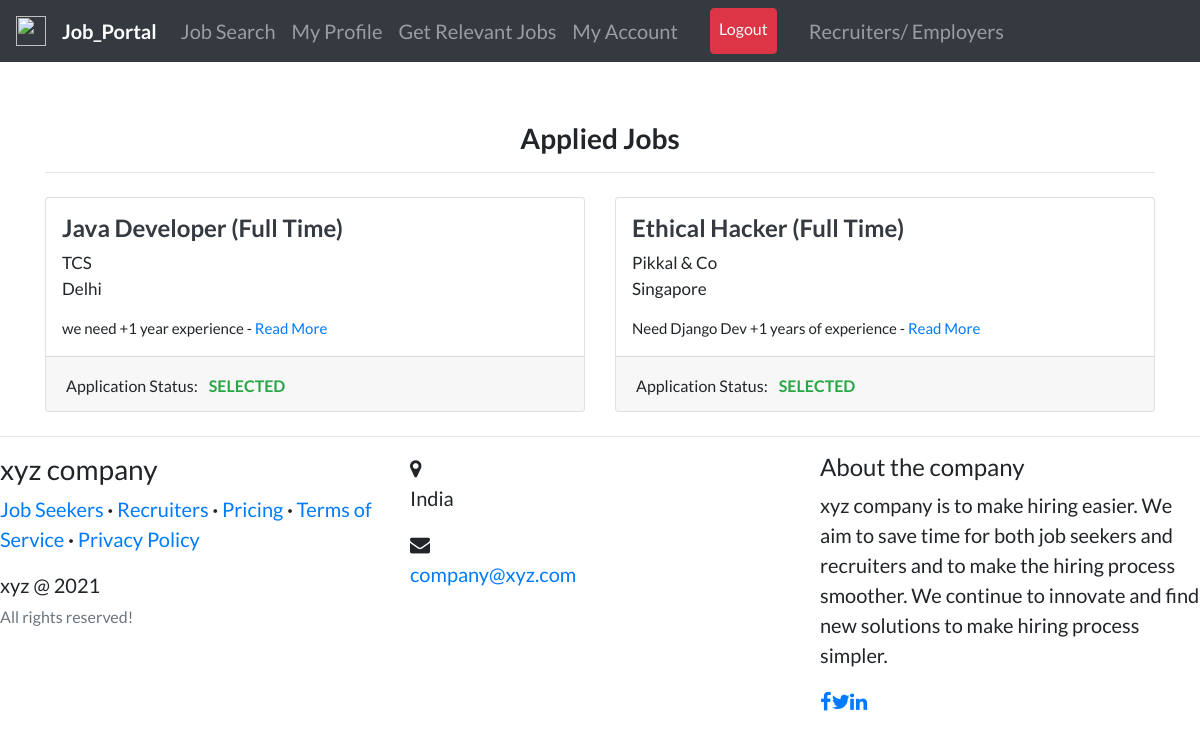
The page /applied_job_list/ (signed in) on the database its author committed.
### candidates/models.py (models this page shows, shortened)
class AppliedJobs(models.Model):
    job = models.ForeignKey(
        Job, related_name='applied_job', on_delete=models.CASCADE)
    user = models.ForeignKey(
        User, related_name='applied_user', on_delete=models.CASCADE)
    date_posted = models.DateTimeField(default=timezone.now)

### recruiters/models.py (models this page shows, shortened)
class Job(models.Model):
    recruiter = models.ForeignKey(
        User, related_name='jobs', on_delete=models.CASCADE)
    title = models.CharField(max_length=255)
    company = models.CharField(max_length=200)
    location = models.CharField(max_length=255)
    description = models.TextField()
    skills_req = models.CharField(max_length=200)
    job_type = models.CharField(
        max_length=30, choices=CHOICES, default='Full Time', null=True)
    link = models.URLField(null=True, blank=True)
    slug = AutoSlugField(populate_from='title', unique=True, null=True)
    date_posted = models.DateTimeField(default=timezone.now)

### candidates/views.py (the view)
# urls.py: path('applied_job_list/', views.applied_jobs, name='applied-jobs'),
@login_required
def applied_jobs(request):
    jobs = AppliedJobs.objects.filter(
        user=request.user).order_by('-date_posted')
    statuses = []
    for job in jobs:
        if Selected.objects.filter(job=job.job).filter(applicant=request.user).exists():
            statuses.append(0)
        elif Applicants.objects.filter(job=job.job).filter(applicant=request.user).exists():
            statuses.append(1)
        else:
            statuses.append(2)
    zipped = zip(jobs, statuses)
    return render(request, 'candidates/applied_jobs.html', {'zipped': zipped, 'candidate_navbar': 1})

### candidates/templates/candidates/applied_jobs.html
{% extends "users/layout.html" %} {% load static %} {% block content %}
<br /><br />
<div>
  <h3 class="text-center"><b>Applied Jobs</b></h3>
  <hr my-2 />
  <div class="row">
    {% for job, status in zipped %}
    <div class="col-md-6">
      <div class="card card-signin my-2">
        <span class="ml-3 mt-3">
          <a href="{% url 'job-detail' job.job.slug %}"
            ><h4 class="text-dark">
              <b>{{job.job.title}} ({{job.job.job_type}})</b>
            </h4></a
          >
          <p style="font-size: 17px">
            {{job.job.company}}<br />{{job.job.location}}
          </p>
          <p style="font-size: 15px">
            {{job.job.description|truncatewords:30}} -
            <a href="{% url 'job-detail' job.job.slug %}">Read More</a>
          </p>
        </span>
        <div class="card-footer">
          {% if status == 0 %}
          <span style="font-size: 16px"
            >Application Status:
            <b class="text-success text-uppercase ml-2">Selected</b></span
          >
          {% elif status == 1%}
          <span style="font-size: 16px"
            >Application Status:
            <b class="text-primary text-uppercase ml-2">In Process</b></span
          >
          {% else %}
          <span style="font-size: 16px"
            >Application Status:
            <b class="text-danger text-uppercase ml-2">Rejected</b></span
          >
          {% endif %}
        </div>
      </div>
    </div>
    {% endfor %}
  </div>
</div>
{% endblock content %}

### users/templates/users/layout.html (style rules this page uses)
body { font-family: "Lato"; font-size: 20px; }

### rows shown on the page
AppliedJobs: job "Java Developer", job.job_type "Full Time", job.company "TCS", job.location "Delhi", job.description "we need +1 year experience"
AppliedJobs: job "Ethical Hacker", job.job_type "Full Time", job.company "Pikkal & Co", job.location "Singapore", job.description "Need Django Dev +1 years of experience"
